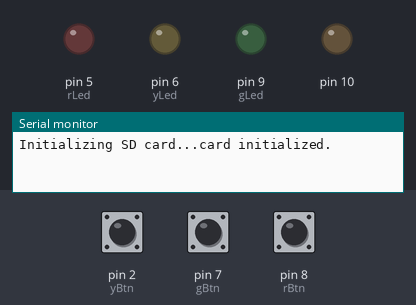
The sketch below on a simulated Arduino Uno, built with avr-gcc and run on an emulated ATmega328P. On the bench: output pins drawn as LEDs (lit = HIGH), the last lines printed to the serial monitor. Wiring (inferred from the names in the program): DS1307 clock at I2C address 0x68. The inputs (shaded band) are chosen by the test bench; at power-on: pin 2 (yBtn) LOW, pin 7 (gBtn) LOW, pin 8 (rBtn) LOW. The local clock reads 2024-03-15 10:24:30 at power-on unless the sketch sets it; storage starts empty.

Above: at 1.2 s.
1.3 s: pin 2 (yBtn) pulled HIGH for 0.15 s
At 2.2 s:
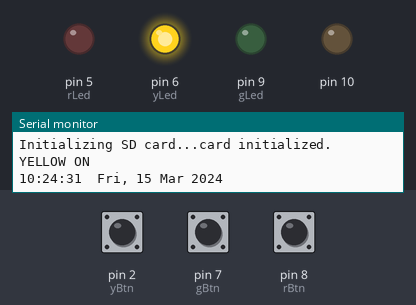
2.9 s: pin 7 (gBtn) pulled HIGH for 0.15 s
At 4.0 s:
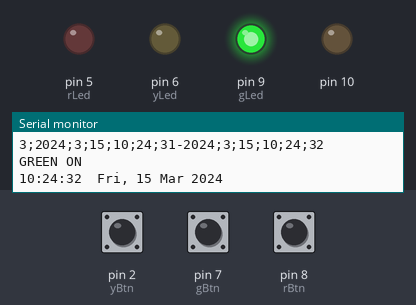
4.5 s: pin 8 (rBtn) pulled HIGH for 0.15 s
At 5.9 s:
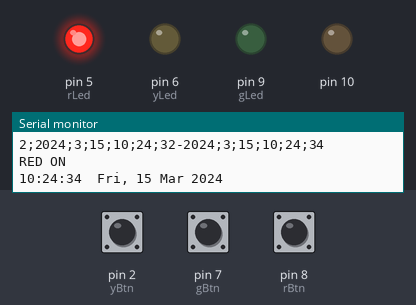
9.2 s: pin 2 (yBtn) pulled HIGH for 1 s
At 10.1 s:
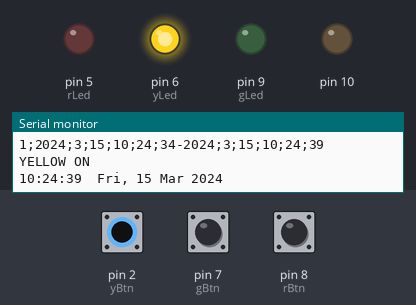
Timing chart, 0 to 12.2 s (numbered marks = the images above; inputs shaded):
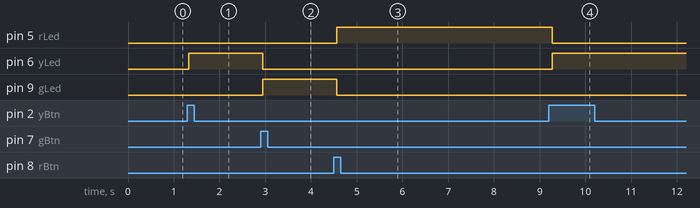

Measured:
- after the input at 1.3 s, pin 6 (yLed): LOW → HIGH at once
- after the input at 2.9 s, pin 6 (yLed): HIGH → LOW at once; pin 9 (gLed): LOW → HIGH at once
- after the input at 4.5 s, pin 5 (rLed): LOW → HIGH after 0.06 s; pin 9 (gLed): HIGH → LOW after 0.06 s
- after the input at 9.2 s, pin 5 (rLed): HIGH → LOW after 0.08 s; pin 6 (yLed): LOW → HIGH after 0.08 s

The sketch:

timeLogger.ino
```cpp
// TIME LOGGER

#include <SD.h>

// SD variables
const int chipSelect = 4;

// LED variables
const int rLed = 5;
const int gLed = 9;
const int yLed = 6;

// BUTTON variables
const int rBtn = 8;
const int gBtn = 7;
const int yBtn = 2;

int rBtnState = LOW;
int gBtnState = LOW;
int yBtnState = LOW;

int rRec = LOW;
int gRec = LOW;
int yRec = LOW;

int prevPressed;
boolean isChanging = false;
int currProject = 0;

// TIMER
long prevMillis = 0;
long interval = 500;

// Storing the time before writing it to the SD card
int tempSecond;
int tempMinute;
int tempHour;
int tempDay;
int tempMonth;
int tempYear;

int prevTempSecond;
int prevTempMinute;
int prevTempHour;
int prevTempDay;
int prevTempMonth;
int prevTempYear;

// string that goes into the SD
String writeThis = "";

void setup() {
  timeModSetup(); // i'm to lazy to turn this into a class so it's just compiling as a function

  // pinmodes for LED
  pinMode(rLed, OUTPUT);
  pinMode(gLed, OUTPUT);
  pinMode(yLed, OUTPUT);

  // pinmodes for BUTTONS
  pinMode(rBtn, INPUT);
  pinMode(gBtn, INPUT);
  pinMode(yBtn, INPUT);

  // pinmode for SD
  Serial.print("Initializing SD card...");
  pinMode(10, OUTPUT);

  // see if the card is present and can be initialized:
  if (!SD.begin(chipSelect)) {
    Serial.println("Card failed, or not present");
    // don't do anything more:
    return;
  }
  Serial.println("card initialized.");

}

void loop() {
  timeModLoop(); // i'm to lazy to turn this into a class so it's just compiling as a function

  unsigned long curMillis = millis();

  rBtnState = digitalRead(rBtn);
  gBtnState = digitalRead(gBtn);
  yBtnState = digitalRead(yBtn);

  if(rBtnState == HIGH && rRec == LOW && prevPressed != 1) {
    if(gRec == HIGH) {
      gRec = LOW;
      Serial.println("GREEN OFF");
      endEntry();
    }
    if(yRec == HIGH) {
      yRec = LOW;
      Serial.println("YELLOW OFF");
      endEntry();
    }
    rRec = HIGH;
    Serial.println("RED ON");
    currProject = 1;
    startEntry();
    //    if(isChanging) {
    //      updateTimeVals(); // checking time and putting tempTime into prevTempTime values
    //    } else {
    //      getDateDs1307(); // checking time and putting it into tempTime values
    //    }
  }
  else if(rBtnState == HIGH && rRec == HIGH && prevPressed != 1) {
    rRec = LOW;
    Serial.println("RED OFF");
    endEntry();
  }

  if(gBtnState == HIGH && gRec == LOW && prevPressed != 2) {
    if(yRec == HIGH) {
      yRec = LOW;
      Serial.println("YELLOW OFF");
      endEntry();
    }
    if(rRec == HIGH) {
      rRec = LOW;
      Serial.println("RED OFF");
      endEntry();
    }
    gRec = HIGH;
    Serial.println("GREEN ON");
    currProject = 2;
    startEntry();
  }
  else if(gBtnState == HIGH && gRec == HIGH && prevPressed != 2) {
    gRec = LOW;
    Serial.println("GREEN OFF");
    endEntry();
  }

  if(yBtnState == HIGH && yRec == LOW && prevPressed != 3) {
    if(rRec == HIGH) {
      rRec = LOW;
      Serial.println("RED OFF");
      endEntry();
    }
    if(gRec == HIGH) {
      gRec = LOW;
      Serial.println("GREEN OFF");
      endEntry();
    }
    yRec = HIGH;
    Serial.println("YELLOW ON");
    currProject = 3;
    startEntry();
  }
  else if(yBtnState == HIGH && yRec == HIGH && prevPressed != 3) {
    yRec = LOW;
    Serial.println("YELLOW OFF");
    endEntry();
  }


  if(rRec == HIGH) {
    digitalWrite(rLed, HIGH);
  }
  else if(rRec == LOW) {
    digitalWrite(rLed, LOW);
  }

  if(gRec == HIGH) {
    digitalWrite(gLed, HIGH);
  }
  else if(gRec == LOW) {
    digitalWrite(gLed, LOW);
  }

  if(yRec == HIGH) {
    digitalWrite(yLed, HIGH);
  }
  else if(yRec == LOW) {
    digitalWrite(yLed, LOW);
  }


  // timer not really used yet..
  if(curMillis - prevMillis > interval) {
    // save the last time you blinked the LED
    prevMillis = curMillis;

  }


  // Checking if button is not being hold for a while and not more than one button is pressed

  if(rBtnState == HIGH && gBtnState == HIGH && yBtnState == HIGH) {
    //ignore
    prevPressed = 0;
  }
  else if(rBtnState == HIGH && gBtnState == HIGH) {
    // ignore
    prevPressed = 0;
  }
  else if(gBtnState == HIGH && yBtnState == HIGH) {
    // ignore
    prevPressed = 0;
  }
  else if(yBtnState == HIGH && rBtnState == HIGH) {
    // ignore
    prevPressed = 0;
  }
  else if(rBtnState == HIGH) {
    prevPressed = 1;//red
  }
  else if(gBtnState == HIGH) {
    prevPressed = 2;//green
  }
  else if(yBtnState == HIGH) {
    prevPressed = 3;//yellow
  }
  else {
    prevPressed = 0;//empty
  }
}

void updateTimeVals() {
  getDateDs1307();
  prevTempSecond = tempSecond;
  prevTempMinute = tempMinute;
  prevTempHour = tempHour;
  prevTempDay = tempDay;
  prevTempMonth = tempMonth;
  prevTempYear = tempYear;
}

void startEntry() {
    getDateDs1307();

    writeThis += currProject;
    writeThis += ";";
    writeThis += tempYear;
    writeThis += ";";
    writeThis += tempMonth;
    writeThis += ";";
    writeThis += tempDay;
    writeThis += ";";
    writeThis += tempHour;
    writeThis += ";";
    writeThis += tempMinute;
    writeThis += ";";
    writeThis += tempSecond;
    writeThis += "-";
    //writeToSD();
}

void endEntry() {
    getDateDs1307();

    writeThis += tempYear;
    writeThis += ";";
    writeThis += tempMonth;
    writeThis += ";";
    writeThis += tempDay;
    writeThis += ";";
    writeThis += tempHour;
    writeThis += ";";
    writeThis += tempMinute;
    writeThis += ";";
    writeThis += tempSecond;
    writeThis += "\n";
    writeToSD();

    currProject = 0;
}

void writeToSD() {
  // Write the time to SD
  /*
   each line should be like this

   idnr;projectnr;years;months;days;hours;minutes;seconds
   0;1;2012;4;25;11;15;57

   */
  Serial.println(" ");

  // make a string for assembling the data to log:
  String dataString = "";

//  dataString += "projectnr";
//  dataString += ";";
//  dataString += "year";
//  dataString += ";";
//  dataString += "month";
//  dataString += ";";
//  dataString += "day";
//  dataString += ";";
//  dataString += "hour";
//  dataString += ";";
//  dataString += "minute";
//  dataString += ";";
//  dataString += "second";
  dataString = writeThis;

  // open the file. note that only one file can be open at a time,
  // so you have to close this one before opening another.
  File dataFile = SD.open("datalog.txt", FILE_WRITE);

  // if the file is available, write to it:
  if (dataFile) {
    dataFile.print(dataString);
    dataFile.close();
    // print to the serial port too:
    Serial.print(dataString);

    dataString = "";
    writeThis = "";
  }
  // if the file isn't open, pop up an error:
  else {
    Serial.println("error opening datalog.txt");
  }
}
```

time_module.ino
```cpp
/* RTC Control v1.00
 * by <http://www.combustory.com> John Vaughters
 *
 * THIS CODE IS FREE FOR ANYTHING  - There is no Rocket Science here. No need to create some long GPL statement.
 *
 * Credit to:
 * Maurice Ribble - http://www.glacialwanderer.com/hobbyrobotics for RTC DS1307 code
 * BB Riley - Underhill Center, VT  <brianbr@wulfden.org> For simplification of the Day of Week and month
 *                                                        and updating to Arduino 1.0
 * peep rada - from Arduino Forum - Found that only 32 registers per I2C connection was possible
 *
 * With this code you can set the date/time, retreive the date/time and use the extra memory of an RTC DS1307 chip.
 * The program also sets all the extra memory space to 0xff.
 * Serial Communication method with the Arduino that utilizes a leading CHAR for each command described below.
 *
 * Commands:
 * T(00-59)(00-59)(00-23)(1-7)(01-31)(01-12)(00-99) - T(sec)(min)(hour)(dayOfWeek)(dayOfMonth)(month)(year) -
 * T - Sets the date of the RTC DS1307 Chip.
 * Example to set the time for 25-Jan-2012 @ 19:57:11 for the 4 day of the week, use this command - T1157194250112
 * Q(1-2) - (Q1) Memory initialization  (Q2) RTC - Memory Dump
 * R - Read/display the time, day and date
 *
 * ---------------------------------------------------------
 * Notes:
 * Version 1.0
 *    Moving this code to Version 1.0 because this code has been updated to Arduino v1.0 and the features have
 *    been well tested and improved in a collaborative effort.
 *    - Fixed the issue of not being able to access all the registers - JWV
 *    - Added initialization for all non-time registers - JWV
 *    - Added Dump of all 64 registers - JWV
 *    - Some Date/Time reformatting and cleanup of display, added Day/Month texts - BBR
 *    - Made compatible with Arduino 1.0 - BBR
 *    - Added Rr command for reading date/time - BBR
 *    - Made commands case insensitive - BBR
 *    - Create #define varibles to support pre Arduino v1.0 - JWV
 * Version 0.01
 *    Inital code with basics of setting time and the first 37 registers and dumping the first 32 registers.
 *    The code was based on Maurice Ribble's original code.
 *
 */

#include "Wire.h"
#define DS1307_I2C_ADDRESS 0x68  // This is the I2C address
// Arduino version compatibility Pre-Compiler Directives
#if defined(ARDUINO) && ARDUINO >= 100   // Arduino v1.0 and newer
#define I2C_WRITE Wire.write
#define I2C_READ Wire.read
#else                                   // Arduino Prior to v1.0
#define I2C_WRITE Wire.send
#define I2C_READ Wire.receive
#endif
// Global Variables
int command = 0;       // This is the command char, in ascii form, sent from the serial port
int i;
long previousMillis = 0;        // will store last time Temp was updated
byte second, minute, hour, dayOfWeek, dayOfMonth, month, year;
byte test;
byte zero;
char  *Day[] = {
  "","Sun","Mon","Tue","Wed","Thu","Fri","Sat"};
char  *Mon[] = {
  "","Jan","Feb","Mar","Apr","May","Jun","Jul","Aug","Sep","Oct","Nov","Dec"};

// Convert normal decimal numbers to binary coded decimal
byte decToBcd(byte val)
{
  return ( (val/10*16) + (val%10) );
}

// Convert binary coded decimal to normal decimal numbers
byte bcdToDec(byte val)
{
  return ( (val/16*10) + (val%16) );
}

// 1) Sets the date and time on the ds1307
// 2) Starts the clock
// 3) Sets hour mode to 24 hour clock
// Assumes you're passing in valid numbers, Probably need to put in checks for valid numbers.

void setDateDs1307()
{

  second = (byte) ((Serial.read() - 48) * 10 + (Serial.read() - 48)); // Use of (byte) type casting and ascii math to achieve result.
  minute = (byte) ((Serial.read() - 48) *10 +  (Serial.read() - 48));
  hour  = (byte) ((Serial.read() - 48) *10 +  (Serial.read() - 48));
  dayOfWeek = (byte) (Serial.read() - 48);
  dayOfMonth = (byte) ((Serial.read() - 48) *10 +  (Serial.read() - 48));
  month = (byte) ((Serial.read() - 48) *10 +  (Serial.read() - 48));
  year= (byte) ((Serial.read() - 48) *10 +  (Serial.read() - 48));
  Wire.beginTransmission(DS1307_I2C_ADDRESS);
  I2C_WRITE(zero);
  I2C_WRITE(decToBcd(second) & 0x7f);    // 0 to bit 7 starts the clock
  I2C_WRITE(decToBcd(minute));
  I2C_WRITE(decToBcd(hour));      // If you want 12 hour am/pm you need to set
  // bit 6 (also need to change readDateDs1307)
  I2C_WRITE(decToBcd(dayOfWeek));
  I2C_WRITE(decToBcd(dayOfMonth));
  I2C_WRITE(decToBcd(month));
  I2C_WRITE(decToBcd(year));
  Wire.endTransmission();
}

// Gets the date and time from the ds1307 and prints result
void getDateDs1307()
{
  // Reset the register pointer
  Wire.beginTransmission(DS1307_I2C_ADDRESS);
  I2C_WRITE(zero);
  Wire.endTransmission();

  Wire.requestFrom(DS1307_I2C_ADDRESS, 7);

  // A few of these need masks because certain bits are control bits
  second     = bcdToDec(I2C_READ() & 0x7f);
  minute     = bcdToDec(I2C_READ());
  hour       = bcdToDec(I2C_READ() & 0x3f);  // Need to change this if 12 hour am/pm
  dayOfWeek  = bcdToDec(I2C_READ());
  dayOfMonth = bcdToDec(I2C_READ());
  month      = bcdToDec(I2C_READ());
  year       = bcdToDec(I2C_READ());

  if (hour < 10)
    Serial.print("0");
  Serial.print(hour, DEC);
  Serial.print(":");
  if (minute < 10)
    Serial.print("0");
  Serial.print(minute, DEC);
  Serial.print(":");
  if (second < 10)
    Serial.print("0");
  Serial.print(second, DEC);
  Serial.print("  ");
  Serial.print(Day[dayOfWeek]);
  Serial.print(", ");
  Serial.print(dayOfMonth, DEC);
  Serial.print(" ");
  Serial.print(Mon[month]);
  Serial.print(" 20");
  if (year < 10)
    Serial.print("0");
  Serial.println(year, DEC);

  // MICK EDIT
  tempYear = 2000 + year;
  tempMonth = month;
  tempDay = dayOfMonth;
  tempHour = hour;
  tempMinute = minute;
  tempSecond = second;

}


void timeModSetup() {
  Wire.begin();
  Serial.begin(57600);
  zero=0x00;

}

void timeModLoop() {
  if (Serial.available()) {      // Look for char in serial que and process if found
    command = Serial.read();
    if (command == 84 || command == 116) {      //If command = "Tt" Set Date
      setDateDs1307();
      getDateDs1307();
      Serial.println(" ");
    }
    else if (command == 82 || command == 114) {      //If command = "Rr" Read Date ... BBR
      getDateDs1307();
      Serial.println(" ");
    }
    else if (command == 81 || command == 113) {      //If command = "Qq" RTC1307 Memory Functions
      delay(100);
      if (Serial.available()) {
        command = Serial.read();
        if (command == 49) {        //If command = "1" RTC1307 Initialize Memory - All Data will be set to
          // 255 (0xff).  Therefore 255 or 0 will be an invalid value.
          Wire.beginTransmission(DS1307_I2C_ADDRESS);   // 255 will be the init value and 0 will be considered
          // an error that occurs when the RTC is in Battery mode.
          I2C_WRITE(0x08); // Set the register pointer to be just past the date/time registers.
          for (i = 1; i <= 24; i++) {
            I2C_WRITE(0Xff);
            delay(10);
          }
          Wire.endTransmission();
          Wire.beginTransmission(DS1307_I2C_ADDRESS);
          I2C_WRITE(0x21); // Set the register pointer to 33 for second half of registers. Only 32 writes per connection allowed.
          for (i = 1; i <= 33; i++) {
            I2C_WRITE(0Xff);
            delay(10);
          }
          Wire.endTransmission();
          getDateDs1307();
          Serial.println(": RTC1307 Initialized Memory");
        }
        else if (command == 50) {      //If command = "2" RTC1307 Memory Dump
          getDateDs1307();
          Serial.println(": RTC 1307 Dump Begin");
          Wire.beginTransmission(DS1307_I2C_ADDRESS);
          I2C_WRITE(zero);
          Wire.endTransmission();
          Wire.requestFrom(DS1307_I2C_ADDRESS, 32);
          for (i = 0; i <= 31; i++) {  //Register 0-31 - only 32 registers allowed per I2C connection
            test = I2C_READ();
            Serial.print(i);
            Serial.print(": ");
            Serial.print(test, DEC);
            Serial.print(" : ");
            Serial.println(test, HEX);
          }
          Wire.beginTransmission(DS1307_I2C_ADDRESS);
          I2C_WRITE(0x20);
          Wire.endTransmission();
          Wire.requestFrom(DS1307_I2C_ADDRESS, 32);
          for (i = 32; i <= 63; i++) {         //Register 32-63 - only 32 registers allowed per I2C connection
            test = I2C_READ();
            Serial.print(i);
            Serial.print(": ");
            Serial.print(test, DEC);
            Serial.print(" : ");
            Serial.println(test, HEX);
          }
          Serial.println(" RTC1307 Dump end");
        }
      }
    }
    Serial.print("Command: ");
    Serial.println(command);     // Echo command CHAR in ascii that was sent
  }

  command = 0;                 // reset command
  delay(100);
}
//*****************************************************The End***********************
```
